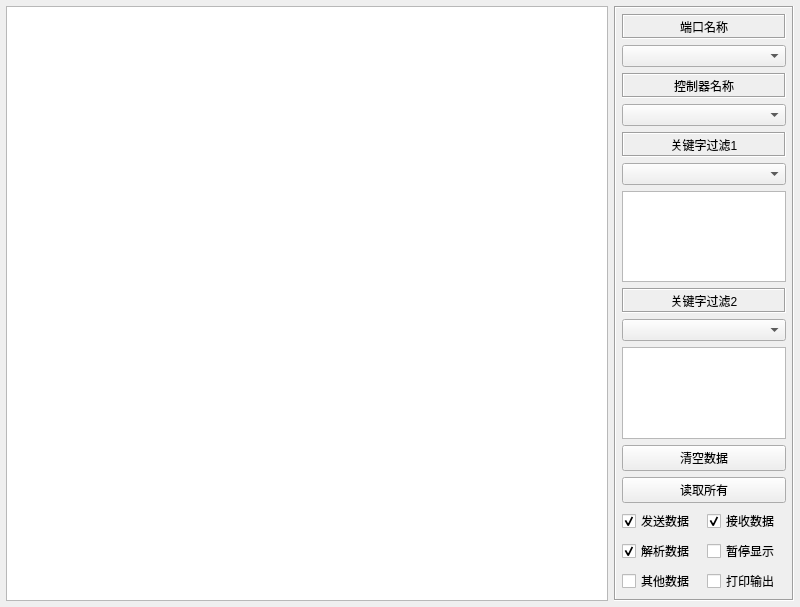
<?xml version="1.0" encoding="UTF-8"?>
<ui version="4.0">
 <class>frmConfigDebug</class>
 <widget class="QWidget" name="frmConfigDebug">
  <property name="geometry">
   <rect>
    <x>0</x>
    <y>0</y>
    <width>800</width>
    <height>607</height>
   </rect>
  </property>
  <property name="windowTitle">
   <string>Form</string>
  </property>
  <layout class="QHBoxLayout" name="horizontalLayout">
   <property name="leftMargin">
    <number>6</number>
   </property>
   <property name="topMargin">
    <number>6</number>
   </property>
   <property name="rightMargin">
    <number>6</number>
   </property>
   <property name="bottomMargin">
    <number>6</number>
   </property>
   <item>
    <widget class="QTextEdit" name="txtMain">
     <property name="sizePolicy">
      <sizepolicy hsizetype="Expanding" vsizetype="Expanding">
       <horstretch>0</horstretch>
       <verstretch>0</verstretch>
      </sizepolicy>
     </property>
     <property name="readOnly">
      <bool>true</bool>
     </property>
    </widget>
   </item>
   <item>
    <widget class="QFrame" name="frameRight">
     <property name="maximumSize">
      <size>
       <width>180</width>
       <height>16777215</height>
      </size>
     </property>
     <property name="frameShape">
      <enum>QFrame::Box</enum>
     </property>
     <property name="frameShadow">
      <enum>QFrame::Sunken</enum>
     </property>
     <layout class="QGridLayout" name="gridLayout">
      <property name="leftMargin">
       <number>6</number>
      </property>
      <property name="topMargin">
       <number>6</number>
      </property>
      <property name="rightMargin">
       <number>6</number>
      </property>
      <property name="bottomMargin">
       <number>6</number>
      </property>
      <item row="0" column="0" colspan="2">
       <widget class="QLabel" name="labPortName">
        <property name="minimumSize">
         <size>
          <width>0</width>
          <height>25</height>
         </size>
        </property>
        <property name="frameShape">
         <enum>QFrame::Box</enum>
        </property>
        <property name="frameShadow">
         <enum>QFrame::Sunken</enum>
        </property>
        <property name="text">
         <string>端口名称</string>
        </property>
        <property name="alignment">
         <set>Qt::AlignCenter</set>
        </property>
       </widget>
      </item>
      <item row="5" column="0" colspan="2">
       <widget class="QComboBox" name="cboxKeyColor1"/>
      </item>
      <item row="2" column="0" colspan="2">
       <widget class="QLabel" name="labDeviceName">
        <property name="minimumSize">
         <size>
          <width>0</width>
          <height>25</height>
         </size>
        </property>
        <property name="frameShape">
         <enum>QFrame::Box</enum>
        </property>
        <property name="frameShadow">
         <enum>QFrame::Sunken</enum>
        </property>
        <property name="text">
         <string>控制器名称</string>
        </property>
        <property name="alignment">
         <set>Qt::AlignCenter</set>
        </property>
       </widget>
      </item>
      <item row="6" column="0" colspan="2">
       <widget class="QTextEdit" name="txtKeyValue1"/>
      </item>
      <item row="9" column="0" colspan="2">
       <widget class="QTextEdit" name="txtKeyValue2"/>
      </item>
      <item row="12" column="0">
       <widget class="QCheckBox" name="ckSendData">
        <property name="text">
         <string>发送数据</string>
        </property>
        <property name="checked">
         <bool>true</bool>
        </property>
       </widget>
      </item>
      <item row="13" column="0">
       <widget class="QCheckBox" name="ckReceiveInfo">
        <property name="text">
         <string>解析数据</string>
        </property>
        <property name="checked">
         <bool>true</bool>
        </property>
       </widget>
      </item>
      <item row="1" column="0" colspan="2">
       <widget class="QComboBox" name="cboxPortName"/>
      </item>
      <item row="13" column="1">
       <widget class="QCheckBox" name="ckPause">
        <property name="text">
         <string>暂停显示</string>
        </property>
       </widget>
      </item>
      <item row="8" column="0" colspan="2">
       <widget class="QComboBox" name="cboxKeyColor2"/>
      </item>
      <item row="12" column="1">
       <widget class="QCheckBox" name="ckReceiveData">
        <property name="text">
         <string>接收数据</string>
        </property>
        <property name="checked">
         <bool>true</bool>
        </property>
       </widget>
      </item>
      <item row="3" column="0" colspan="2">
       <widget class="QComboBox" name="cboxDeviceName"/>
      </item>
      <item row="10" column="0" colspan="2">
       <widget class="QPushButton" name="btnClearData">
        <property name="sizePolicy">
         <sizepolicy hsizetype="Minimum" vsizetype="Expanding">
          <horstretch>0</horstretch>
          <verstretch>0</verstretch>
         </sizepolicy>
        </property>
        <property name="text">
         <string>清空数据</string>
        </property>
       </widget>
      </item>
      <item row="4" column="0" colspan="2">
       <widget class="QLabel" name="labKeyValue1">
        <property name="minimumSize">
         <size>
          <width>0</width>
          <height>25</height>
         </size>
        </property>
        <property name="frameShape">
         <enum>QFrame::Box</enum>
        </property>
        <property name="frameShadow">
         <enum>QFrame::Sunken</enum>
        </property>
        <property name="text">
         <string>关键字过滤1</string>
        </property>
        <property name="alignment">
         <set>Qt::AlignCenter</set>
        </property>
       </widget>
      </item>
      <item row="7" column="0" colspan="2">
       <widget class="QLabel" name="labKeyValue2">
        <property name="minimumSize">
         <size>
          <width>0</width>
          <height>25</height>
         </size>
        </property>
        <property name="frameShape">
         <enum>QFrame::Box</enum>
        </property>
        <property name="frameShadow">
         <enum>QFrame::Sunken</enum>
        </property>
        <property name="text">
         <string>关键字过滤2</string>
        </property>
        <property name="alignment">
         <set>Qt::AlignCenter</set>
        </property>
       </widget>
      </item>
      <item row="11" column="0" colspan="2">
       <widget class="QPushButton" name="btnReadValueAll">
        <property name="sizePolicy">
         <sizepolicy hsizetype="Minimum" vsizetype="Expanding">
          <horstretch>0</horstretch>
          <verstretch>0</verstretch>
         </sizepolicy>
        </property>
        <property name="text">
         <string>读取所有</string>
        </property>
       </widget>
      </item>
      <item row="14" column="0">
       <widget class="QCheckBox" name="ckOther">
        <property name="text">
         <string>其他数据</string>
        </property>
       </widget>
      </item>
      <item row="14" column="1">
       <widget class="QCheckBox" name="ckDebug">
        <property name="text">
         <string>打印输出</string>
        </property>
       </widget>
      </item>
     </layout>
    </widget>
   </item>
  </layout>
 </widget>
 <tabstops>
  <tabstop>txtMain</tabstop>
  <tabstop>cboxPortName</tabstop>
  <tabstop>cboxDeviceName</tabstop>
  <tabstop>cboxKeyColor1</tabstop>
  <tabstop>txtKeyValue1</tabstop>
  <tabstop>cboxKeyColor2</tabstop>
  <tabstop>txtKeyValue2</tabstop>
  <tabstop>btnClearData</tabstop>
  <tabstop>btnReadValueAll</tabstop>
  <tabstop>ckSendData</tabstop>
  <tabstop>ckReceiveData</tabstop>
  <tabstop>ckReceiveInfo</tabstop>
  <tabstop>ckPause</tabstop>
  <tabstop>ckOther</tabstop>
  <tabstop>ckDebug</tabstop>
 </tabstops>
 <resources/>
 <connections/>
</ui>
